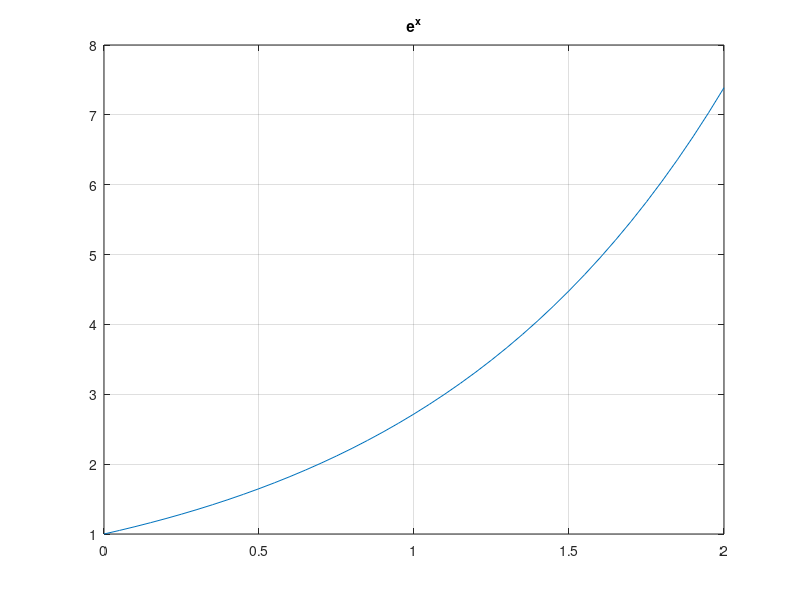
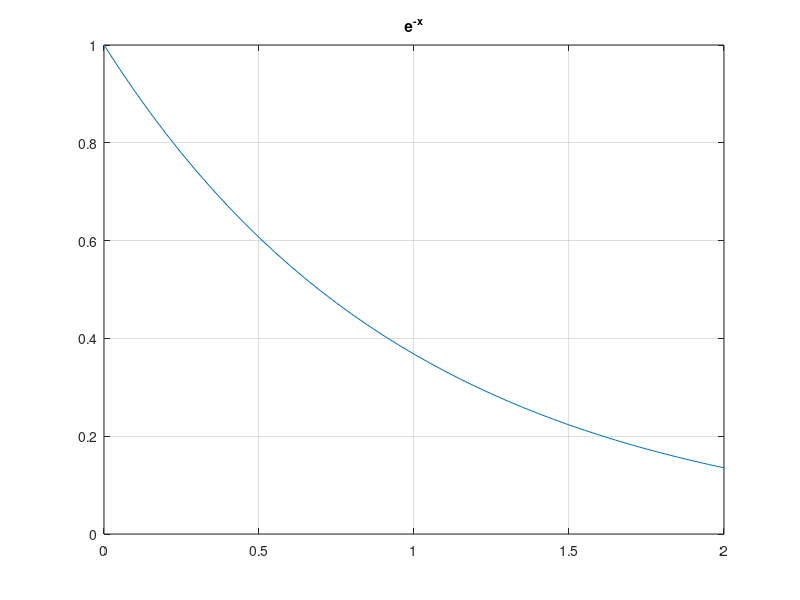

Write MATLAB code to recreate these figures, in order.
% EoMP Section 3.1.4
% Problem statement: 
% Display plots in multiple Figure Windows

% From MATLAB documentation: figure(n) finds a figure in which the Number 
% property is equal to n, and makes it the current figure. If no figure 
% exists with that property value, MATLAB® creates a new figure and sets 
% its Number property to n.
figure(1)
x = 0:0.05:2;
y1 = exp(x);
plot(x,y1);
title('e^{x}');
grid on;

figure(2)
y2 = exp(-x);
plot(x,y2);
title('e^{-x}');
grid on;
